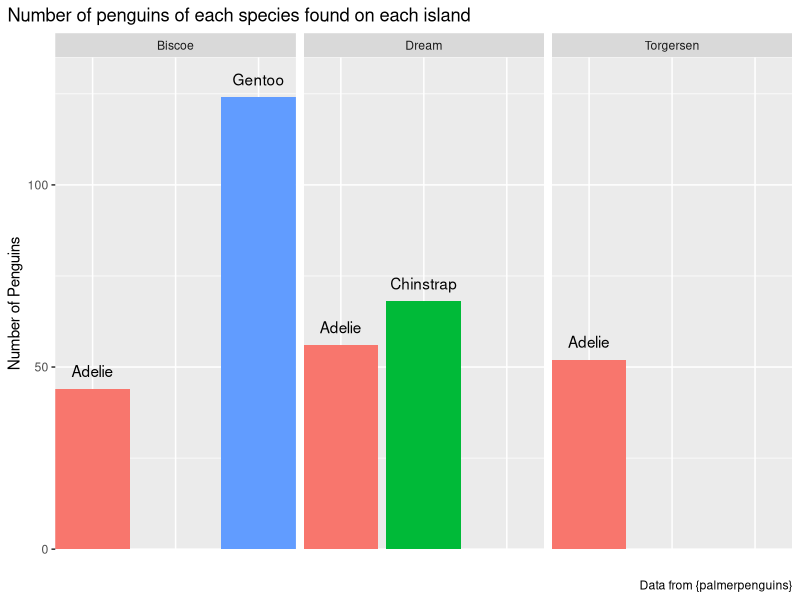
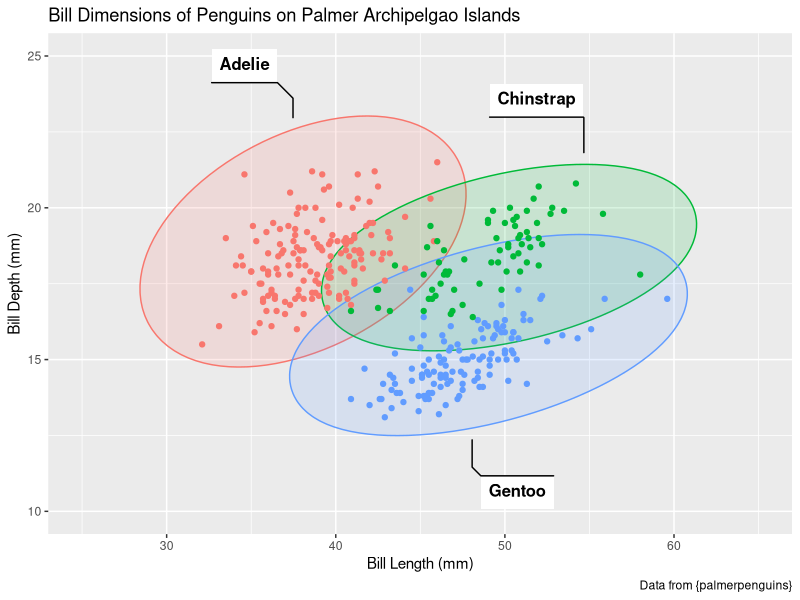
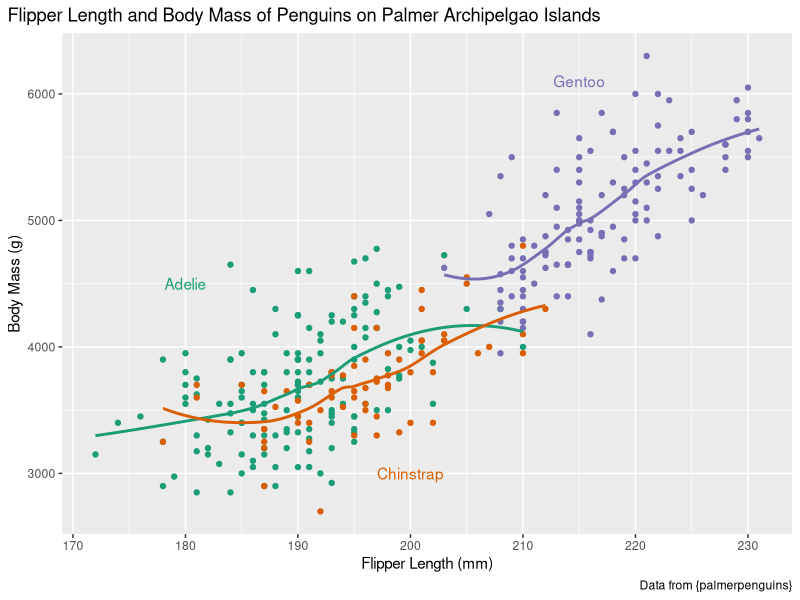

These charts were generated, in order, by the following R code:
## ---- chunk 1

## By default, show code for all chunks in the knitted document,
## as well as the output. To override for a particular chunk
## use echo = FALSE in its options.
knitr::opts_chunk$set(echo = TRUE)

## Set the default size of figures
knitr::opts_chunk$set(fig.width=8, fig.height=5)  

## Load the libraries you will be using 
library(here)
library(tidyverse)
library(ggrepel)
library(ggforce)

## Load the dataset you will be using
library(palmerpenguins)

## ---- chunk 2

View(penguins)

summary(penguins)

table(penguins$species)

table(penguins$island)

table(penguins$year)

## ---- chunk 3

p1 <- ggplot(data = penguins,
            mapping = aes(x = species,
                          fill = species))

p1 + 
  geom_bar() +
  facet_wrap(~island) +
  labs(title = "Number of penguins of each species found on each island",
       x = "",
       y = "Number of Penguins",
       caption = "Data from {palmerpenguins}") +
  guides(fill = FALSE) +
  geom_text(mapping = aes(label = species), stat = "count", vjust = -1) +
  coord_cartesian(expand = FALSE,
                  ylim = c(0, 135)) +
  theme(axis.text.x = element_blank(),
        axis.ticks.x = element_blank(),
        plot.title.position = "plot",
        plot.caption.position = "plot")


## ---- chunk 4

# Remove NAs
penguins_clean <- penguins %>%
  filter(!is.na(bill_length_mm)) %>%
  filter(!is.na(bill_depth_mm))

p2 <- ggplot(data = penguins_clean,
             mapping = aes(x = bill_length_mm,
                           y = bill_depth_mm,
                           color = species))

p2 + 
  geom_mark_ellipse(aes(fill = species, label = species),
                    alpha = 0.15, show.legend = FALSE) + 
  geom_point() +
  guides(color = FALSE) +
  # adjust coordinate system to view labels and ellipse annotations 
  coord_cartesian(xlim = c(25, 65), ylim = c(10, 25)) + 
  labs(title = "Bill Dimensions of Penguins on Palmer Archipelgao Islands",
       x = "Bill Length (mm)",
       y = "Bill Depth (mm)",
       caption = "Data from {palmerpenguins}") 


## ---- chunk 5

p3 <- ggplot(data = penguins,
             mapping = aes(x = flipper_length_mm,
                           y = body_mass_g,
                           color = species))

p3 + geom_point() +
  geom_smooth(se = FALSE) +
  scale_color_brewer(palette = "Dark2") +
  annotate(geom = "text",
           x = 215,
           y = 6100,
           label = "Gentoo",
           color = "#7570b3") +
  annotate(geom = "text",
           x = 180,
           y = 4500,
           label = "Adelie",
           color = "#1b9e77") +
  annotate(geom = "text",
           x = 200,
           y = 3000,
           label = "Chinstrap",
           color = "#d95f02") +
  labs(title = "Flipper Length and Body Mass of Penguins on Palmer Archipelgao Islands",
       x = "Flipper Length (mm)",
       y = "Body Mass (g)",
       caption = "Data from {palmerpenguins}") +
  guides(color = FALSE) +
  theme(plot.title.position = "plot",
        plot.caption.position = "plot")
  

